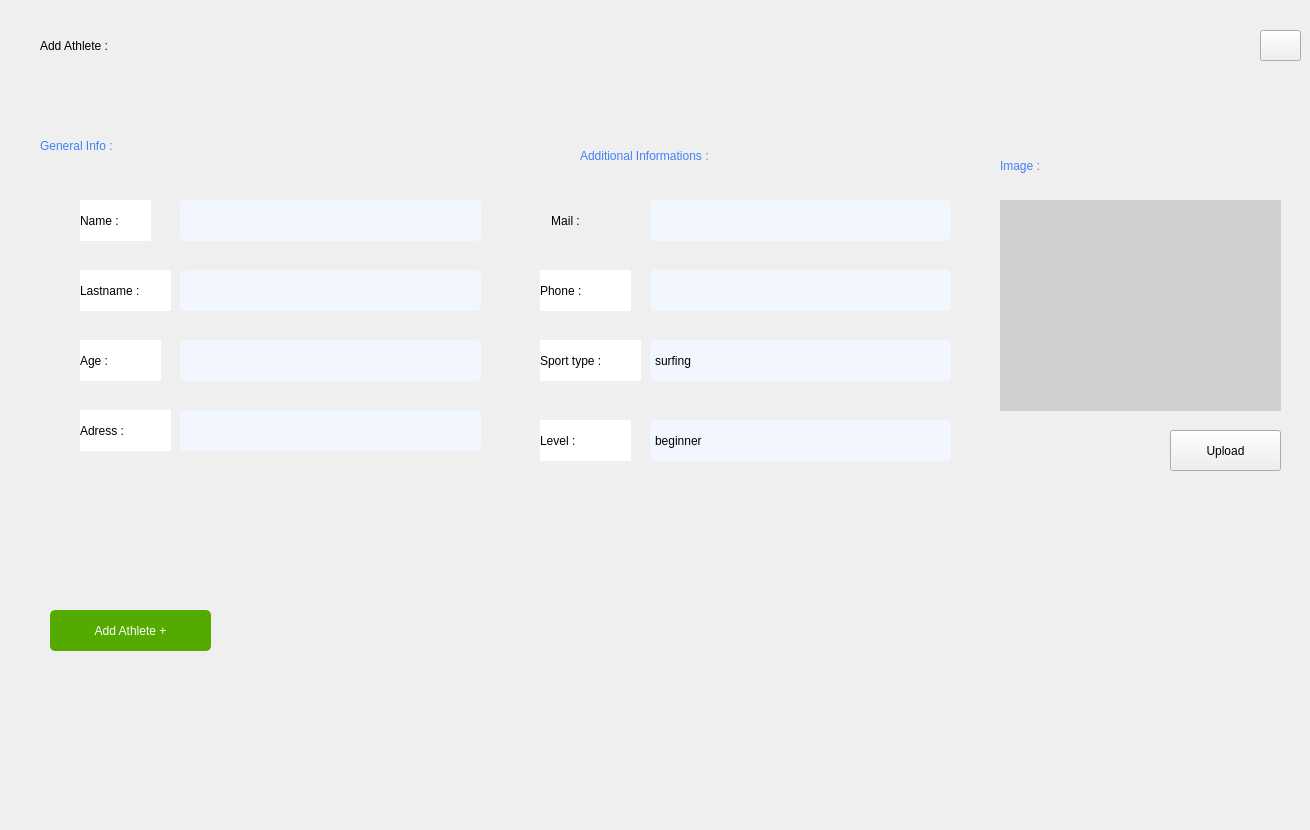
      <widget class="QWidget" name="ajoutPage">
       <widget class="QLabel" name="label_13">
        <property name="geometry">
         <rect>
          <x>40</x>
          <y>20</y>
          <width>271</width>
          <height>51</height>
         </rect>
        </property>
        <property name="styleSheet">
         <string notr="true">font: 12pt&quot;Italic Outline Art&quot; ;
</string>
        </property>
        <property name="text">
         <string>Add Athlete :</string>
        </property>
       </widget>
       <widget class="QComboBox" name="add_typeSport">
        <property name="geometry">
         <rect>
          <x>650</x>
          <y>340</y>
          <width>301</width>
          <height>41</height>
         </rect>
        </property>
        <property name="styleSheet">
         <string notr="true">QComboBox{
	background-color: rgb(242, 247, 255);
border-radius: 5px;
}


QComboBox::drop-down:button{
	width: 28px;
	background-color: rgb(242, 247, 255);
	border-radius : 5px;
}

QComboBox::down-arrow {
   
	image: url(:/img/img/ic_downArrow.png);
    width: 26px;
    height: 24px;
	padding: 5px;
}

</string>
        </property>
        <property name="editable">
         <bool>false</bool>
        </property>
        <property name="currentText">
         <string>surfing</string>
        </property>
        <property name="currentIndex">
         <number>0</number>
        </property>
        <property name="iconSize">
         <size>
          <width>21</width>
          <height>21</height>
         </size>
        </property>
        <property name="frame">
         <bool>false</bool>
        </property>
        <item>
         <property name="text">
          <string>surfing</string>
         </property>
        </item>
        <item>
         <property name="text">
          <string>nage libre</string>
         </property>
        </item>
       </widget>
       <widget class="QLineEdit" name="add_name">
        <property name="geometry">
         <rect>
          <x>180</x>
          <y>200</y>
          <width>301</width>
          <height>41</height>
         </rect>
        </property>
        <property name="styleSheet">
         <string notr="true">border-radius: 5px ;
background-color: rgb(242, 247, 255);
</string>
        </property>
        <property name="frame">
         <bool>true</bool>
        </property>
        <property name="alignment">
         <set>Qt::AlignCenter</set>
        </property>
        <property name="dragEnabled">
         <bool>true</bool>
        </property>
        <property name="readOnly">
         <bool>false</bool>
        </property>
       </widget>
       <widget class="QLabel" name="label_106">
        <property name="geometry">
         <rect>
          <x>540</x>
          <y>270</y>
          <width>91</width>
          <height>41</height>
         </rect>
        </property>
        <property name="styleSheet">
         <string notr="true">background-color: rgb(255, 255, 255);
font: 9pt &quot;poppins&quot;;
color: rgb(0, 0, 0);
</string>
        </property>
        <property name="text">
         <string>Phone :</string>
        </property>
        <property name="alignment">
         <set>Qt::AlignLeading|Qt::AlignLeft|Qt::AlignVCenter</set>
        </property>
       </widget>
       <widget class="QLabel" name="label_117">
        <property name="geometry">
         <rect>
          <x>80</x>
          <y>340</y>
          <width>81</width>
          <height>41</height>
         </rect>
        </property>
        <property name="styleSheet">
         <string notr="true">background-color: rgb(255, 255, 255);
font: 9pt &quot;poppins&quot;;
color: rgb(0, 0, 0);

</string>
        </property>
        <property name="text">
         <string>Age :</string>
        </property>
        <property name="alignment">
         <set>Qt::AlignLeading|Qt::AlignLeft|Qt::AlignVCenter</set>
        </property>
       </widget>
       <widget class="QLineEdit" name="add_phone">
        <property name="geometry">
         <rect>
          <x>650</x>
          <y>270</y>
          <width>301</width>
          <height>41</height>
         </rect>
        </property>
        <property name="styleSheet">
         <string notr="true">border-radius: 5px ;
background-color: rgb(242, 247, 255);</string>
        </property>
        <property name="frame">
         <bool>true</bool>
        </property>
        <property name="alignment">
         <set>Qt::AlignCenter</set>
        </property>
        <property name="dragEnabled">
         <bool>true</bool>
        </property>
        <property name="readOnly">
         <bool>false</bool>
        </property>
       </widget>
       <widget class="QLineEdit" name="add_mail">
        <property name="geometry">
         <rect>
          <x>650</x>
          <y>200</y>
          <width>301</width>
          <height>41</height>
         </rect>
        </property>
        <property name="styleSheet">
         <string notr="true">border-radius: 5px ;
background-color: rgb(242, 247, 255);</string>
        </property>
        <property name="frame">
         <bool>true</bool>
        </property>
        <property name="alignment">
         <set>Qt::AlignCenter</set>
        </property>
        <property name="dragEnabled">
         <bool>true</bool>
        </property>
        <property name="readOnly">
         <bool>false</bool>
        </property>
       </widget>
       <widget class="QLabel" name="label_118">
        <property name="geometry">
         <rect>
          <x>80</x>
          <y>270</y>
          <width>91</width>
          <height>41</height>
         </rect>
        </property>
        <property name="styleSheet">
         <string notr="true">background-color: rgb(255, 255, 255);
font: 9pt &quot;poppins&quot;;
color: rgb(0, 0, 0);
</string>
        </property>
        <property name="text">
         <string>Lastname :</string>
        </property>
        <property name="alignment">
         <set>Qt::AlignLeading|Qt::AlignLeft|Qt::AlignVCenter</set>
        </property>
       </widget>
       <widget class="QLineEdit" name="add_age">
        <property name="geometry">
         <rect>
          <x>180</x>
          <y>340</y>
          <width>301</width>
          <height>41</height>
         </rect>
        </property>
        <property name="styleSheet">
         <string notr="true">border-radius: 5px ;
background-color: rgb(242, 247, 255);</string>
        </property>
        <property name="frame">
         <bool>true</bool>
        </property>
        <property name="alignment">
         <set>Qt::AlignCenter</set>
        </property>
        <property name="dragEnabled">
         <bool>true</bool>
        </property>
        <property name="readOnly">
         <bool>false</bool>
        </property>
       </widget>
       <widget class="QLabel" name="label_133">
        <property name="geometry">
         <rect>
          <x>530</x>
          <y>200</y>
          <width>71</width>
          <height>41</height>
         </rect>
        </property>
        <property name="styleSheet">
         <string notr="true">
font: 9pt &quot;poppins&quot;;
</string>
        </property>
        <property name="text">
         <string>Mail :</string>
        </property>
        <property name="alignment">
         <set>Qt::AlignCenter</set>
        </property>
       </widget>
       <widget class="QLineEdit" name="add_lastname">
        <property name="geometry">
         <rect>
          <x>180</x>
          <y>270</y>
          <width>301</width>
          <height>41</height>
         </rect>
        </property>
        <property name="styleSheet">
         <string notr="true">border-radius: 5px ;
background-color: rgb(242, 247, 255);</string>
        </property>
        <property name="alignment">
         <set>Qt::AlignCenter</set>
        </property>
       </widget>
       <widget class="QLabel" name="label_134">
        <property name="geometry">
         <rect>
          <x>80</x>
          <y>200</y>
          <width>71</width>
          <height>41</height>
         </rect>
        </property>
        <property name="styleSheet">
         <string notr="true">background-color: rgb(255, 255, 255);
font: 9pt &quot;poppins&quot;;
color: rgb(0, 0, 0);

</string>
        </property>
        <property name="text">
         <string>Name :</string>
        </property>
        <property name="alignment">
         <set>Qt::AlignLeading|Qt::AlignLeft|Qt::AlignVCenter</set>
        </property>
       </widget>
       <widget class="QLabel" name="label_26">
        <property name="geometry">
         <rect>
          <x>40</x>
          <y>120</y>
          <width>271</width>
          <height>51</height>
         </rect>
        </property>
        <property name="layoutDirection">
         <enum>Qt::LeftToRight</enum>
        </property>
        <property name="styleSheet">
         <string notr="true">font: 10pt&quot;Italic Outline Art&quot; ;
color : #437FF7</string>
        </property>
        <property name="text">
         <string>General Info :</string>
        </property>
       </widget>
       <widget class="QLineEdit" name="add_adress">
        <property name="geometry">
         <rect>
          <x>180</x>
          <y>410</y>
          <width>301</width>
          <height>41</height>
         </rect>
        </property>
        <property name="styleSheet">
         <string notr="true">border-radius: 5px ;
background-color: rgb(242, 247, 255);</string>
        </property>
        <property name="frame">
         <bool>true</bool>
        </property>
        <property name="alignment">
         <set>Qt::AlignCenter</set>
        </property>
        <property name="dragEnabled">
         <bool>true</bool>
        </property>
        <property name="readOnly">
         <bool>false</bool>
        </property>
       </widget>
       <widget class="QLabel" name="label_119">
        <property name="geometry">
         <rect>
          <x>80</x>
          <y>410</y>
          <width>91</width>
          <height>41</height>
         </rect>
        </property>
        <property name="styleSheet">
         <string notr="true">background-color: rgb(255, 255, 255);
font: 9pt &quot;poppins&quot;;
color: rgb(0, 0, 0);

</string>
        </property>
        <property name="text">
         <string>Adress :</string>
        </property>
        <property name="alignment">
         <set>Qt::AlignLeading|Qt::AlignLeft|Qt::AlignVCenter</set>
        </property>
       </widget>
       <widget class="QLabel" name="label_50">
        <property name="geometry">
         <rect>
          <x>580</x>
          <y>130</y>
          <width>271</width>
          <height>51</height>
         </rect>
        </property>
        <property name="layoutDirection">
         <enum>Qt::LeftToRight</enum>
        </property>
        <property name="styleSheet">
         <string notr="true">font: 10pt&quot;Italic Outline Art&quot; ;
color : #437FF7</string>
        </property>
        <property name="text">
         <string>Additional Informations :</string>
        </property>
       </widget>
       <widget class="QLabel" name="label_120">
        <property name="geometry">
         <rect>
          <x>540</x>
          <y>340</y>
          <width>101</width>
          <height>41</height>
         </rect>
        </property>
        <property name="styleSheet">
         <string notr="true">background-color: rgb(255, 255, 255);
font: 9pt &quot;poppins&quot;;
color: rgb(0, 0, 0);
</string>
        </property>
        <property name="text">
         <string>Sport type :</string>
        </property>
        <property name="alignment">
         <set>Qt::AlignLeading|Qt::AlignLeft|Qt::AlignVCenter</set>
        </property>
       </widget>
       <widget class="QLabel" name="label_121">
        <property name="geometry">
         <rect>
          <x>540</x>
          <y>420</y>
          <width>91</width>
          <height>41</height>
         </rect>
        </property>
        <property name="styleSheet">
         <string notr="true">background-color: rgb(255, 255, 255);
font: 9pt &quot;poppins&quot;;
color: rgb(0, 0, 0);
</string>
        </property>
        <property name="text">
         <string>Level :</string>
        </property>
        <property name="alignment">
         <set>Qt::AlignLeading|Qt::AlignLeft|Qt::AlignVCenter</set>
        </property>
       </widget>
       <widget class="QPushButton" name="add_addBTN">
        <property name="geometry">
         <rect>
          <x>50</x>
          <y>610</y>
          <width>161</width>
          <height>41</height>
         </rect>
        </property>
        <property name="styleSheet">
         <string notr="true">background-color: rgb(85, 170, 0);
font: 9pt &quot;MS Shell Dlg 2&quot;;
color: rgb(255, 255, 255);
border-radius: 5px;</string>
        </property>
        <property name="text">
         <string>Add Athlete +</string>
        </property>
       </widget>
       <widget class="QComboBox" name="add_level">
        <property name="geometry">
         <rect>
          <x>650</x>
          <y>420</y>
          <width>301</width>
          <height>41</height>
         </rect>
        </property>
        <property name="styleSheet">
         <string notr="true">QComboBox{
	background-color: rgb(242, 247, 255);
border-radius: 5px;
}


QComboBox::drop-down:button{
	width: 28px;
	background-color: rgb(242, 247, 255);
	border-radius : 5px;
}

QComboBox::down-arrow {
   
	image: url(:/img/img/ic_downArrow.png);
    width: 26px;
    height: 24px;
	padding: 5px;
}

</string>
        </property>
        <property name="editable">
         <bool>false</bool>
        </property>
        <property name="currentText">
         <string>beginner</string>
        </property>
        <property name="currentIndex">
         <number>0</number>
        </property>
        <property name="iconSize">
         <size>
          <width>21</width>
          <height>21</height>
         </size>
        </property>
        <property name="frame">
         <bool>false</bool>
        </property>
        <item>
         <property name="text">
          <string>beginner</string>
         </property>
        </item>
        <item>
         <property name="text">
          <string>intermediate</string>
         </property>
        </item>
        <item>
         <property name="text">
          <string>amateur</string>
         </property>
        </item>
        <item>
         <property name="text">
          <string>professional</string>
         </property>
        </item>
       </widget>
       <widget class="QLabel" name="label_51">
        <property name="geometry">
         <rect>
          <x>980</x>
          <y>460</y>
          <width>251</width>
          <height>361</height>
         </rect>
        </property>
        <property name="text">
         <string/>
        </property>
        <property name="pixmap">
         <pixmap resource="assets.qrc">:/img/img/typing_human.png</pixmap>
        </property>
       </widget>
       <widget class="QLabel" name="add_sportif_img">
        <property name="geometry">
         <rect>
          <x>1000</x>
          <y>200</y>
          <width>281</width>
          <height>211</height>
         </rect>
        </property>
        <property name="styleSheet">
         <string notr="true">background-color: rgb(208, 208, 208);
</string>
        </property>
        <property name="text">
         <string/>
        </property>
       </widget>
       <widget class="QPushButton" name="add_sportif_upload_image">
        <property name="geometry">
         <rect>
          <x>1170</x>
          <y>430</y>
          <width>111</width>
          <height>41</height>
         </rect>
        </property>
        <property name="text">
         <string>Upload</string>
        </property>
       </widget>
       <widget class="QLabel" name="label_83">
        <property name="geometry">
         <rect>
          <x>1000</x>
          <y>140</y>
          <width>271</width>
          <height>51</height>
         </rect>
        </property>
        <property name="layoutDirection">
         <enum>Qt::LeftToRight</enum>
        </property>
        <property name="styleSheet">
         <string notr="true">font: 10pt&quot;Italic Outline Art&quot; ;
color : #437FF7</string>
        </property>
        <property name="text">
         <string>Image : </string>
        </property>
       </widget>
       <widget class="QPushButton" name="sportifs_back2">
        <property name="geometry">
         <rect>
          <x>1260</x>
          <y>30</y>
          <width>41</width>
          <height>31</height>
         </rect>
        </property>
        <property name="text">
         <string/>
        </property>
        <property name="icon">
         <iconset resource="assets.qrc">
          <normaloff>:/img/img/back.png</normaloff>:/img/img/back.png</iconset>
        </property>
        <property name="iconSize">
         <size>
          <width>33</width>
          <height>33</height>
         </size>
        </property>
       </widget>
       <zorder>label_13</zorder>
       <zorder>add_typeSport</zorder>
       <zorder>add_name</zorder>
       <zorder>label_106</zorder>
       <zorder>label_117</zorder>
       <zorder>add_phone</zorder>
       <zorder>add_mail</zorder>
       <zorder>label_118</zorder>
       <zorder>add_age</zorder>
       <zorder>label_133</zorder>
       <zorder>add_lastname</zorder>
       <zorder>label_134</zorder>
       <zorder>label_26</zorder>
       <zorder>add_adress</zorder>
       <zorder>label_119</zorder>
       <zorder>label_50</zorder>
       <zorder>label_120</zorder>
       <zorder>label_121</zorder>
       <zorder>add_addBTN</zorder>
       <zorder>add_level</zorder>
       <zorder>label_51</zorder>
       <zorder>add_sportif_img</zorder>
       <zorder>label_83</zorder>
       <zorder>add_sportif_upload_image</zorder>
       <zorder>sportifs_back2</zorder>
      </widget>
